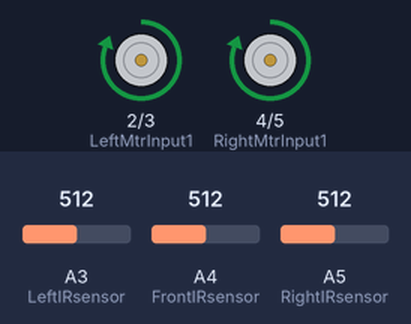
Simulated run of this sketch. Board: Arduino Uno, built with avr-gcc and run on an emulated ATmega328P. On the bench: motor-driver pin pairs drawn as motors (green arrow = first pin HIGH = forward, orange = second pin HIGH = backward, longer = more drive, scaled by the enable pin). The test bench sets the inputs (shaded band); at power-on: A3 (LeftIRsensor) = 512, A4 (FrontIRsensor) = 512, A5 (RightIRsensor) = 512.

Above: at 1.3 s.
1.4 s: A3 (LeftIRsensor) set to 214
2.9 s: A3 (LeftIRsensor) set to 188
At 3.9 s:
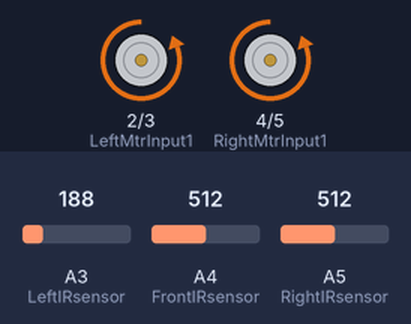
4.5 s: A4 (FrontIRsensor) set to 211
6.2 s: A4 (FrontIRsensor) set to 185
At 8.2 s:
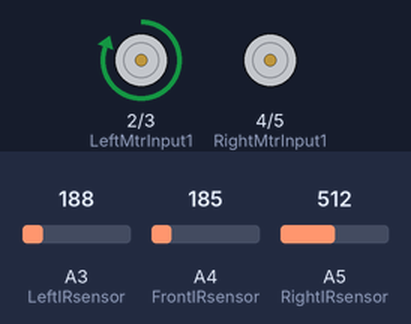
8.5 s: A4 (FrontIRsensor) set to 210
At 9.4 s:
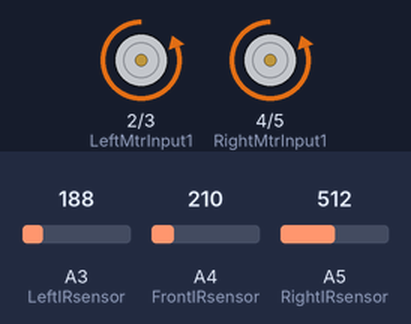
10.0 s: A4 (FrontIRsensor) set to 190
At 10.9 s:
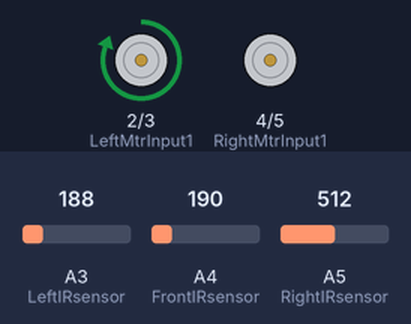
Timing chart, 0 to 13.0 s (numbered marks = the images above; inputs shaded):
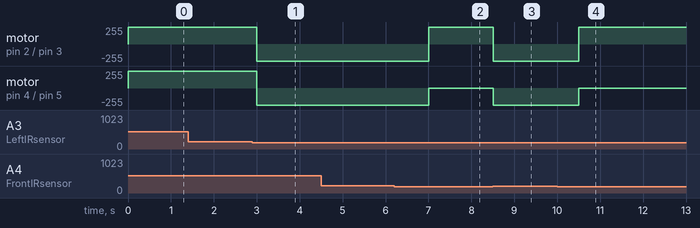

The sketch:

2.7.2_wholeBard_modified.ino
```cpp
// Obstacle Avoiding Robot Code
// Based on Arduino
// Author: Aswin

// IR Sensor Pins
const int RightIRsensor = A5;
const int FrontIRsensor = A4;
const int LeftIRsensor = A3;

// Robot Wheels
const int LeftMtrInput1 = 2;
const int LeftMtrInput2 = 3;
const int RightMtrInput1 = 4;
const int RightMtrInput2 = 5;

// Motor PWM Speed Control Pins
const int EnableLeftMtr = 10;
const int EnableRightMtr = 11;

// Variables
int dist2FireFront;
int dist2FireRight;
int dist2FireLeft;

void setup() {
  // Serial Monitor
  Serial.begin(9600);

  // Pinmode Setup
  // Output
  pinMode(LeftMtrInput1, OUTPUT);
  pinMode(LeftMtrInput2, OUTPUT);
  pinMode(RightMtrInput1, OUTPUT);
  pinMode(RightMtrInput2, OUTPUT);
  // Motor Driver
  pinMode(EnableLeftMtr, OUTPUT);
  pinMode(EnableRightMtr, OUTPUT);
  // Input IR Sensors
  pinMode(RightIRsensor, INPUT);
  pinMode(FrontIRsensor, INPUT);
  pinMode(LeftIRsensor, INPUT);
}

void loop() {
  // Read the IR Sensor Values
  dist2FireFront = analogRead(FrontIRsensor);
  dist2FireRight = analogRead(RightIRsensor);
  dist2FireLeft = analogRead(LeftIRsensor);

  // If there is no obstacle in front, move forward
  if (dist2FireFront > 200 && dist2FireLeft > 200 && dist2FireRight > 200) {
    move_robotFrwd();
  }

  // If there is an obstacle in front and to the left, move right
  else if (dist2FireFront < 200 && dist2FireLeft < 200 && dist2FireRight > 200) {
    move_robotRight();
  }

  // If there is an obstacle in front and to the right, move left
  else if (dist2FireFront < 200 && dist2FireRight < 200 && dist2FireLeft > 200) {
    move_robotLeft();
  }

  // If there is an obstacle in front and to the left and right, move backward
  else {
    move_robotBack();
    delay(500);
    //break;
  }

  // Delay for 500 milliseconds
  delay(500);
}

void move_robotFrwd() {
  // Set the motor directions to move forward
  digitalWrite(LeftMtrInput1, HIGH);
  digitalWrite(LeftMtrInput2, LOW);
  digitalWrite(RightMtrInput1, HIGH);
  digitalWrite(RightMtrInput2, LOW);

  // Set the motor speeds
  analogWrite(EnableLeftMtr, 255);
  analogWrite(EnableRightMtr, 255);
}

void move_robotRight() {
  // Set the motor directions to move right
  digitalWrite(LeftMtrInput1, HIGH);
  digitalWrite(LeftMtrInput2, LOW);
  digitalWrite(RightMtrInput1, LOW);
  digitalWrite(RightMtrInput2, LOW);

  // Set the motor speeds
  analogWrite(EnableLeftMtr, 255);
  analogWrite(EnableRightMtr, 0);
}

void move_robotLeft() {
  // Set the motor directions to move left
  digitalWrite(LeftMtrInput1, LOW);
  digitalWrite(LeftMtrInput2, LOW);
  digitalWrite(RightMtrInput1, HIGH);
  digitalWrite(RightMtrInput2, LOW);

  // Set the motor speeds
  analogWrite(EnableLeftMtr, 0);
  analogWrite(EnableRightMtr, 255);
}

void move_robotBack() {
  // Set the motor directions to move backward
  digitalWrite(LeftMtrInput1, LOW);
  digitalWrite(LeftMtrInput2, HIGH);
  digitalWrite(RightMtrInput1, LOW);
  digitalWrite(RightMtrInput2, HIGH);

  // Set the motor speeds
  analogWrite(EnableLeftMtr, 255);
  analogWrite(EnableRightMtr, 255);
}
```

Measured:
- the behaviour switches between 201 and 200 on A3 (LeftIRsensor) (found by bisection; images 0 and 1)
- the behaviour switches between 200 and 199 on A4 (FrontIRsensor) (found by bisection; images 1 and 2)
- after the input at 1.4 s, every drawn part: stays the same
- after the input at 2.9 s, motor on pin 2 (LeftMtrInput1) / pin 3 (LeftMtrInput2), motor on pin 4 (RightMtrInput1) / pin 5 (RightMtrInput2): forward 255/255 → backward 255/255 after 0.10 s
- after the input at 4.5 s, every drawn part: stays the same
- after the input at 6.2 s, motor on pin 2 (LeftMtrInput1) / pin 3 (LeftMtrInput2): backward 255/255 → forward 255/255 after 0.80 s; motor on pin 4 (RightMtrInput1) / pin 5 (RightMtrInput2): backward 255/255 → stopped after 0.80 s
- after the input at 8.5 s, motor on pin 2 (LeftMtrInput1) / pin 3 (LeftMtrInput2): forward 255/255 → backward 255/255 at once; motor on pin 4 (RightMtrInput1) / pin 5 (RightMtrInput2): stopped → backward 255/255 at once
- after the input at 10.0 s, motor on pin 2 (LeftMtrInput1) / pin 3 (LeftMtrInput2): backward 255/255 → forward 255/255 after 0.51 s; motor on pin 4 (RightMtrInput1) / pin 5 (RightMtrInput2): backward 255/255 → stopped after 0.51 s
